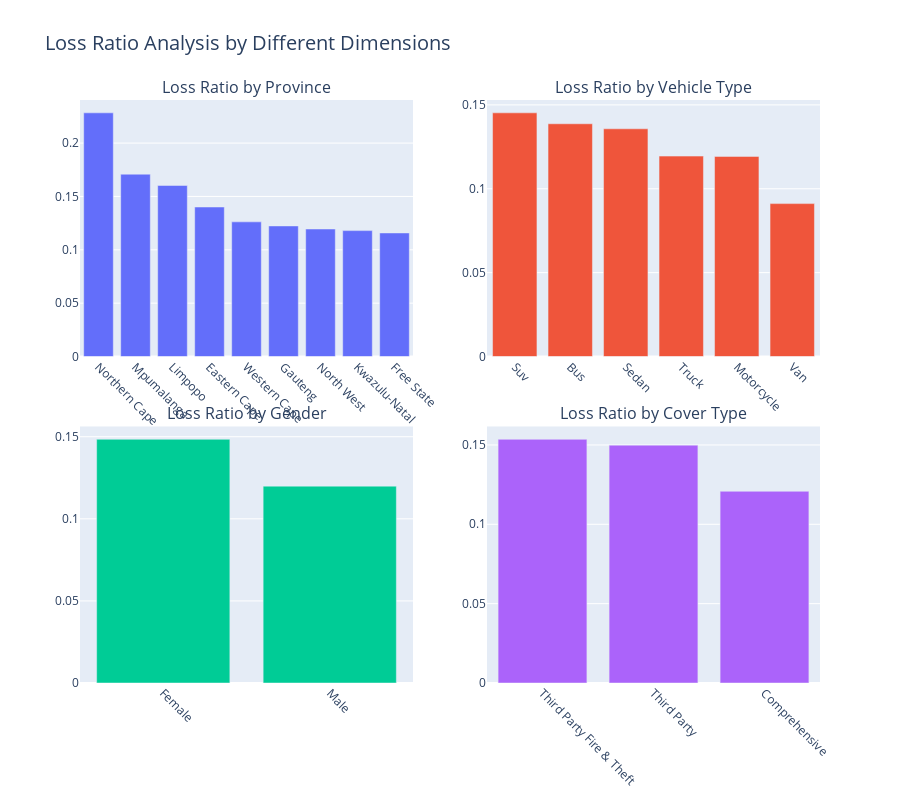

Notebook cell for this chart:
### Code cell
# SECTION 7: LOSS RATIO ANALYSIS
print("=" * 80)
print("SECTION 7: LOSS RATIO ANALYSIS")
print("=" * 80)

# Calculate overall loss ratio
overall_loss_ratio = df_processed['LossRatio'].mean()
print(f"\nOverall Portfolio Loss Ratio: {overall_loss_ratio:.3f}")

# Analyze loss ratio by different dimensions
dimensions = ['Province', 'VehicleType', 'Gender', 'CoverType', 'Make']
dimension_results = analyzer.analyze_by_dimensions(dimensions)

# Display loss ratio by province
if 'Province' in dimension_results:
    print("\nLoss Ratio by Province (Top 10):")
    province_loss = dimension_results['Province'].sort_values('LossRatio_mean', ascending=False).head(10)
    display(province_loss[['Province', 'LossRatio_mean', 'TotalPremium_sum', 'TotalClaims_sum', 
                          'Premium_Share', 'Claims_Share']])

# Display loss ratio by vehicle type
if 'VehicleType' in dimension_results:
    print("\nLoss Ratio by Vehicle Type:")
    vehicle_loss = dimension_results['VehicleType'].sort_values('LossRatio_mean', ascending=False)
    display(vehicle_loss[['VehicleType', 'LossRatio_mean', 'TotalPremium_sum', 'TotalClaims_sum']])

# Display loss ratio by gender
if 'Gender' in dimension_results:
    print("\nLoss Ratio by Gender:")
    gender_loss = dimension_results['Gender'].sort_values('LossRatio_mean', ascending=False)
    display(gender_loss[['Gender', 'LossRatio_mean', 'TotalPremium_sum', 'TotalClaims_sum']])

# Plot loss ratio analysis
visualizer.plot_loss_ratio_analysis()

# Create detailed loss ratio report
print("\n" + "=" * 80)
print("LOSS RATIO INSIGHTS SUMMARY")
print("=" * 80)

loss_ratio_insights = []

# Provincial insights
if 'Province' in dimension_results:
    highest_province = dimension_results['Province'].loc[dimension_results['Province']['LossRatio_mean'].idxmax()]
    lowest_province = dimension_results['Province'].loc[dimension_results['Province']['LossRatio_mean'].idxmin()]
    
    loss_ratio_insights.append({
        'Insight': f"Highest Loss Ratio Province: {highest_province['Province']}",
        'Value': f"{highest_province['LossRatio_mean']:.3f}",
        'Interpretation': f"Claims are {highest_province['LossRatio_mean']/overall_loss_ratio:.1f}x portfolio average"
    })
    
    loss_ratio_insights.append({
        'Insight': f"Lowest Loss Ratio Province: {lowest_province['Province']}",
        'Value': f"{lowest_province['LossRatio_mean']:.3f}",
        'Interpretation': f"Claims are {lowest_province['LossRatio_mean']/overall_loss_ratio:.1f}x portfolio average"
    })

# Vehicle type insights
if 'VehicleType' in dimension_results:
    highest_vehicle = dimension_results['VehicleType'].loc[dimension_results['VehicleType']['LossRatio_mean'].idxmax()]
    
    loss_ratio_insights.append({
        'Insight': f"Highest Risk Vehicle Type: {highest_vehicle['VehicleType']}",
        'Value': f"{highest_vehicle['LossRatio_mean']:.3f}",
        'Interpretation': f"Consider adjusting premiums or coverage for this vehicle type"
    })

# Gender insights
if 'Gender' in dimension_results:
    gender_comparison = dimension_results['Gender']
    if len(gender_comparison) >= 2:
        gender_diff = gender_comparison['LossRatio_mean'].max() - gender_comparison['LossRatio_mean'].min()
        
        loss_ratio_insights.append({
            'Insight': "Gender-based Loss Ratio Difference",
            'Value': f"{gender_diff:.3f}",
            'Interpretation': f"Significant difference in loss ratios between genders"
        })

insights_df = pd.DataFrame(loss_ratio_insights)
display(insights_df)

### Figure 1 — Plotly figure (JSON) as saved in the notebook; plotly's stock layout.template omitted (floating-point values rounded to 4 significant figures)
{"data": [{"name": "Province", "type": "bar", "x": ["Northern Cape", "Mpumalanga", "Limpopo", "Eastern Cape", "Western Cape", "Gauteng", "North West", "Kwazulu-Natal", "Free State"], "xaxis": "x", "y": [0.2284, 0.1709, 0.1603, 0.1401, 0.1262, 0.1224, 0.1195, 0.118, 0.1158], "yaxis": "y"}, {"name": "Vehicle Type", "type": "bar", "x": ["Suv", "Bus", "Sedan", "Truck", "Motorcycle", "Van"], "xaxis": "x2", "y": [0.1453, 0.1387, 0.1357, 0.1195, 0.1193, 0.09115], "yaxis": "y2"}, {"name": "Gender", "type": "bar", "x": ["Female", "Male"], "xaxis": "x3", "y": [0.1484, 0.1199], "yaxis": "y3"}, {"name": "Cover Type", "type": "bar", "x": ["Third Party Fire & Theft", "Third Party", "Comprehensive"], "xaxis": "x4", "y": [0.1535, 0.1499, 0.1208], "yaxis": "y4"}], "layout": {"annotations": [{"font": {"size": 16}, "showarrow": false, "text": "Loss Ratio by Province", "x": 0.225, "xanchor": "center", "xref": "paper", "y": 1, "yanchor": "bottom", "yref": "paper"}, {"font": {"size": 16}, "showarrow": false, "text": "Loss Ratio by Vehicle Type", "x": 0.775, "xanchor": "center", "xref": "paper", "y": 1, "yanchor": "bottom", "yref": "paper"}, {"font": {"size": 16}, "showarrow": false, "text": "Loss Ratio by Gender", "x": 0.225, "xanchor": "center", "xref": "paper", "y": 0.44, "yanchor": "bottom", "yref": "paper"}, {"font": {"size": 16}, "showarrow": false, "text": "Loss Ratio by Cover Type", "x": 0.775, "xanchor": "center", "xref": "paper", "y": 0.44, "yanchor": "bottom", "yref": "paper"}], "height": 800, "showlegend": false, "title": {"font": {"size": 20}, "text": "Loss Ratio Analysis by Different Dimensions"}, "xaxis": {"anchor": "y", "domain": [0, 0.45], "tickangle": 45}, "xaxis2": {"anchor": "y2", "domain": [0.55, 1], "tickangle": 45}, "xaxis3": {"anchor": "y3", "domain": [0, 0.45], "tickangle": 45}, "xaxis4": {"anchor": "y4", "domain": [0.55, 1], "tickangle": 45}, "yaxis": {"anchor": "x", "domain": [0.56, 1]}, "yaxis2": {"anchor": "x2", "domain": [0.56, 1]}, "yaxis3": {"anchor": "x3", "domain": [0, 0.44]}, "yaxis4": {"anchor": "x4", "domain": [0, 0.44]}}}
